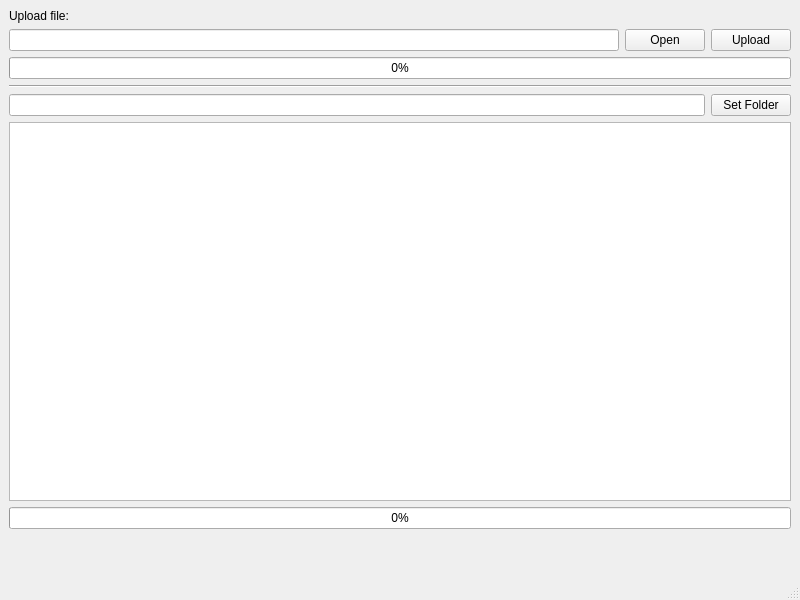
<?xml version="1.0" encoding="UTF-8"?>
<ui version="4.0">
 <class>MainWindow</class>
 <widget class="QMainWindow" name="MainWindow">
  <property name="geometry">
   <rect>
    <x>0</x>
    <y>0</y>
    <width>800</width>
    <height>600</height>
   </rect>
  </property>
  <property name="windowTitle">
   <string>MainWindow</string>
  </property>
  <widget class="QWidget" name="centralwidget">
   <layout class="QVBoxLayout" name="verticalLayout">
    <item>
     <widget class="QLabel" name="label">
      <property name="text">
       <string>Upload file:</string>
      </property>
     </widget>
    </item>
    <item>
     <layout class="QHBoxLayout" name="horizontalLayout">
      <item>
       <widget class="QLineEdit" name="uploadFileInput"/>
      </item>
      <item>
       <widget class="QPushButton" name="pushButton">
        <property name="text">
         <string>Open</string>
        </property>
       </widget>
      </item>
      <item>
       <widget class="QPushButton" name="uploadButton">
        <property name="text">
         <string>Upload</string>
        </property>
       </widget>
      </item>
     </layout>
    </item>
    <item>
     <widget class="QProgressBar" name="uploadProgressBar">
      <property name="value">
       <number>0</number>
      </property>
     </widget>
    </item>
    <item>
     <widget class="Line" name="line">
      <property name="orientation">
       <enum>Qt::Horizontal</enum>
      </property>
     </widget>
    </item>
    <item>
     <layout class="QHBoxLayout" name="horizontalLayout_2">
      <item>
       <widget class="QLineEdit" name="donwloadPath"/>
      </item>
      <item>
       <widget class="QPushButton" name="setFolderButton">
        <property name="text">
         <string>Set Folder</string>
        </property>
       </widget>
      </item>
     </layout>
    </item>
    <item>
     <widget class="QListWidget" name="fileList"/>
    </item>
    <item>
     <widget class="QProgressBar" name="downloadProgress">
      <property name="value">
       <number>0</number>
      </property>
     </widget>
    </item>
    <item>
     <spacer name="verticalSpacer">
      <property name="orientation">
       <enum>Qt::Vertical</enum>
      </property>
      <property name="sizeType">
       <enum>QSizePolicy::Minimum</enum>
      </property>
      <property name="sizeHint" stdset="0">
       <size>
        <width>20</width>
        <height>40</height>
       </size>
      </property>
     </spacer>
    </item>
   </layout>
  </widget>
  <widget class="QMenuBar" name="menubar">
   <property name="geometry">
    <rect>
     <x>0</x>
     <y>0</y>
     <width>800</width>
     <height>22</height>
    </rect>
   </property>
  </widget>
  <widget class="QStatusBar" name="statusbar"/>
 </widget>
 <resources/>
 <connections/>
</ui>
